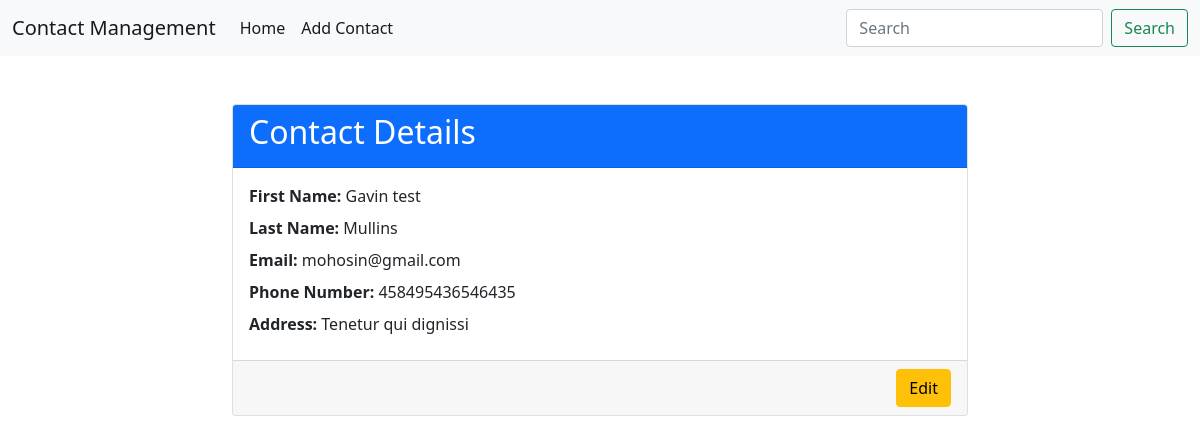
Screenshot of /employees/2/ with the database file from the repository.
### employee/models.py (models this page shows, shortened)
class Contact(models.Model):
    first_name = models.CharField(max_length=100)
    last_name = models.CharField(max_length=100)
    email = models.EmailField(unique=True)
    phone_number = models.IntegerField()
    address = models.TextField()

### employee/views.py (the view)
# urls.py: path('<int:pk>/', views.contact_detail, name='contact_detail'),
def contact_detail(request, pk):
    contact = get_object_or_404(Contact, pk=pk)
    return render(request, 'employee/contact_detail.html', {'contact': contact})

### employee/templates/employee/contact_detail.html (shortened to what this page needs)
{% extends 'base.html' %} {% block content %}
<div class="container mt-5">
  <div class="row justify-content-center">
    <div class="col-md-8">
      <div class="card">
        <div class="card-header bg-primary text-white">
          <h2>Contact Details</h2>
        </div>
        <div class="card-body">
          <p class="mb-2">
            <strong>First Name:</strong> {{ contact.first_name }}
          </p>
          <p class="mb-2">
            <strong>Last Name:</strong> {{ contact.last_name }}
          </p>
          <p class="mb-2"><strong>Email:</strong> {{ contact.email }}</p>
          <p class="mb-2">
            <strong>Phone Number:</strong> {{ contact.phone_number }}
          </p>
          <p class="mb-2"><strong>Address:</strong> {{ contact.address }}</p>
        </div>
        <div class="card-footer text-end">
          <a href="{% url 'edit_contact' contact.pk %}" class="btn btn-warning"
            >Edit</a
          >
        </div>
      </div>
    </div>
  </div>
  {% endblock %}

### rows the page displays
Contact: first_name "Gavin test", last_name "Mullins", email "mohosin@gmail.com", phone_number "458495436546435", address "Tenetur qui dignissi"
